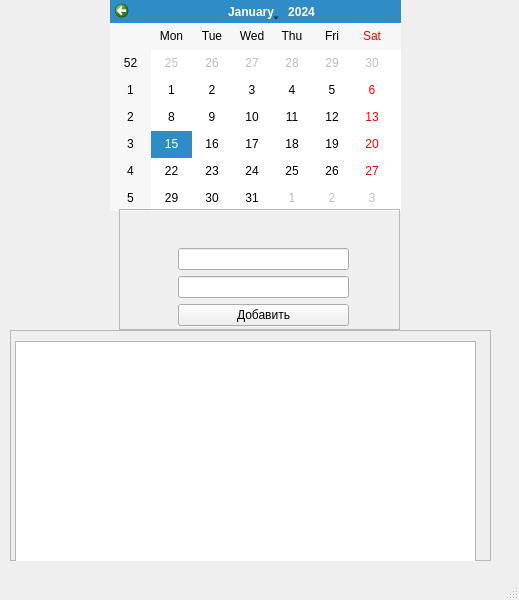
<?xml version="1.0" encoding="UTF-8"?>
<ui version="4.0">
 <class>MainWindow</class>
 <widget class="QMainWindow" name="MainWindow">
  <property name="geometry">
   <rect>
    <x>0</x>
    <y>0</y>
    <width>519</width>
    <height>600</height>
   </rect>
  </property>
  <property name="windowTitle">
   <string>MainWindow</string>
  </property>
  <widget class="QWidget" name="centralwidget">
   <widget class="QFrame" name="frame">
    <property name="geometry">
     <rect>
      <x>110</x>
      <y>0</y>
      <width>291</width>
      <height>211</height>
     </rect>
    </property>
    <property name="frameShape">
     <enum>QFrame::StyledPanel</enum>
    </property>
    <property name="frameShadow">
     <enum>QFrame::Raised</enum>
    </property>
    <widget class="QWidget" name="gridLayoutWidget">
     <property name="geometry">
      <rect>
       <x>0</x>
       <y>0</y>
       <width>322</width>
       <height>211</height>
      </rect>
     </property>
     <layout class="QGridLayout" name="gridLayout">
      <item row="1" column="1">
       <layout class="QFormLayout" name="formLayout"/>
      </item>
      <item row="1" column="0">
       <widget class="QCalendarWidget" name="date_widget"/>
      </item>
     </layout>
    </widget>
   </widget>
   <widget class="QFrame" name="frame_3">
    <property name="geometry">
     <rect>
      <x>10</x>
      <y>330</y>
      <width>481</width>
      <height>231</height>
     </rect>
    </property>
    <property name="frameShape">
     <enum>QFrame::StyledPanel</enum>
    </property>
    <property name="frameShadow">
     <enum>QFrame::Raised</enum>
    </property>
    <widget class="QTableWidget" name="tableWidget">
     <property name="geometry">
      <rect>
       <x>5</x>
       <y>11</y>
       <width>461</width>
       <height>261</height>
      </rect>
     </property>
    </widget>
   </widget>
   <widget class="QFrame" name="frame_2">
    <property name="geometry">
     <rect>
      <x>119</x>
      <y>209</y>
      <width>281</width>
      <height>121</height>
     </rect>
    </property>
    <property name="frameShape">
     <enum>QFrame::StyledPanel</enum>
    </property>
    <property name="frameShadow">
     <enum>QFrame::Raised</enum>
    </property>
    <widget class="QWidget" name="gridLayoutWidget_2">
     <property name="geometry">
      <rect>
       <x>59</x>
       <y>39</y>
       <width>171</width>
       <height>81</height>
      </rect>
     </property>
     <layout class="QGridLayout" name="gridLayout_2">
      <item row="1" column="0">
       <widget class="QLineEdit" name="category_place"/>
      </item>
      <item row="0" column="0">
       <widget class="QLineEdit" name="total_place"/>
      </item>
      <item row="2" column="0">
       <widget class="QPushButton" name="add_btn">
        <property name="text">
         <string>Добавить</string>
        </property>
        <property name="icon">
         <iconset resource="icons.qrc">
          <normaloff>:/bug/bug.png</normaloff>:/bug/bug.png</iconset>
        </property>
       </widget>
      </item>
     </layout>
    </widget>
   </widget>
  </widget>
  <widget class="QMenuBar" name="menubar">
   <property name="geometry">
    <rect>
     <x>0</x>
     <y>0</y>
     <width>519</width>
     <height>21</height>
    </rect>
   </property>
  </widget>
  <widget class="QStatusBar" name="statusbar"/>
 </widget>
 <resources>
  <include location="icons.qrc"/>
 </resources>
 <connections/>
</ui>
